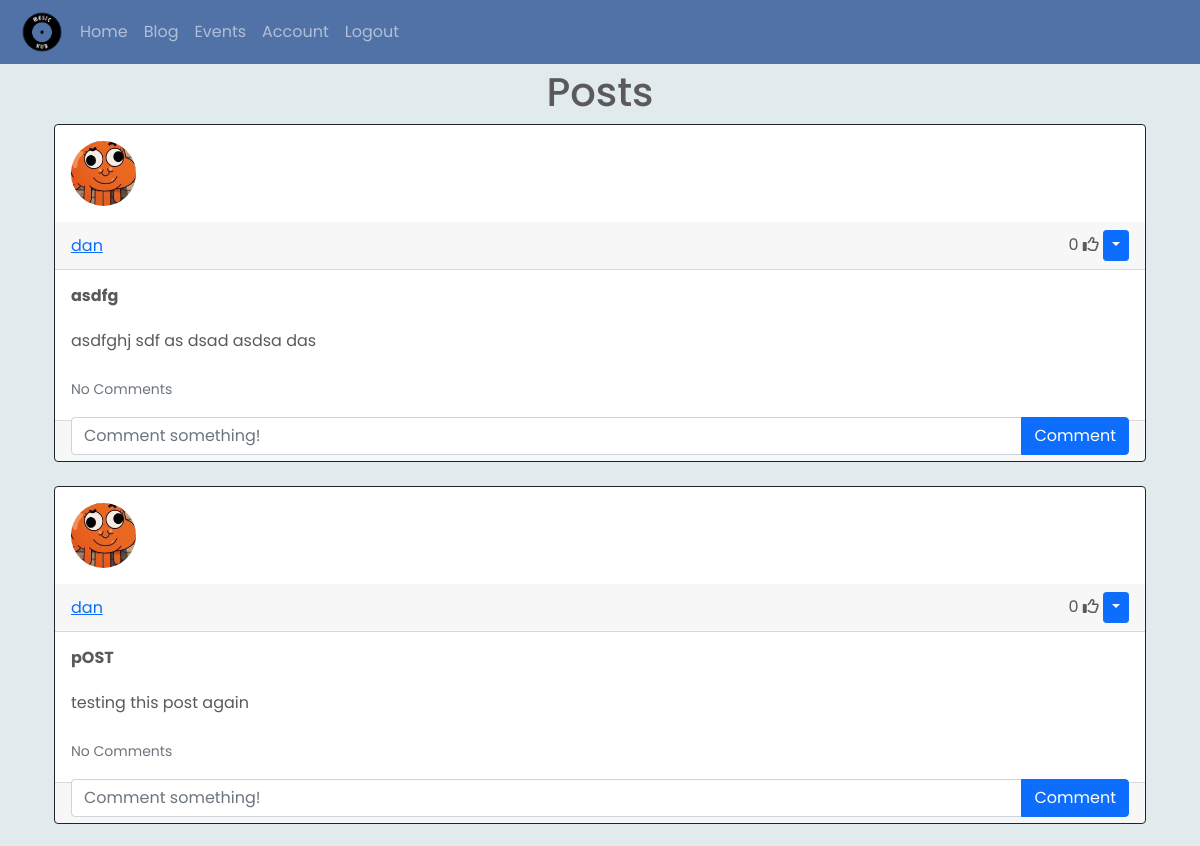
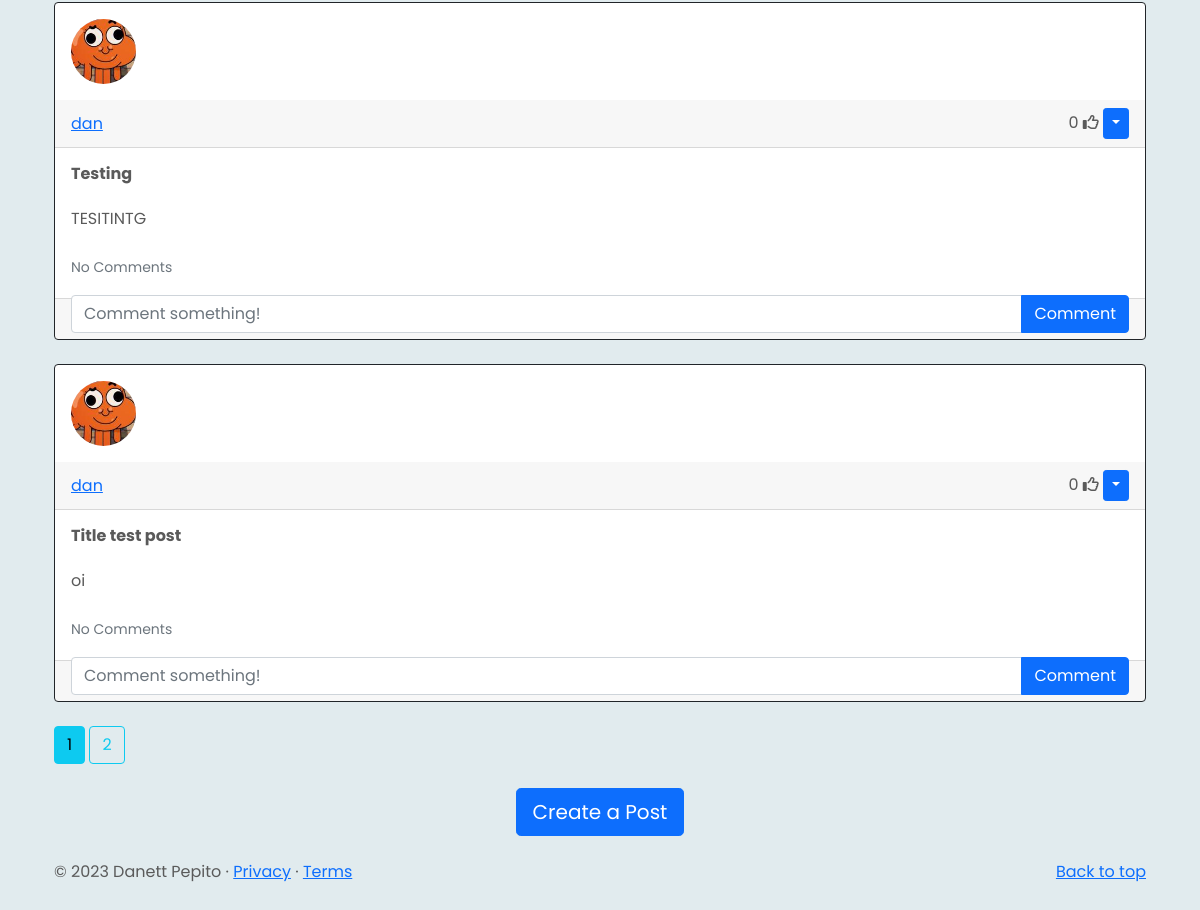
/blog (signed in), run on the app's committed database (2 pictures, top to bottom).
### website/models.py (models this page shows)
class Post(db.Model):
    id = db.Column(db.Integer, primary_key=True)
    title = db.Column(db.String(100), nullable=False)
    text = db.Column(db.Text, nullable=False)
    date_created = db.Column(db.DateTime(timezone=True), default=func.now())
    author = db.Column(db.Integer, db.ForeignKey(
        'user.id', ondelete="CASCADE"), nullable=False)  # Foreign key referencing the User who authored the post
    comments = db.relationship('Comment', backref='post', passive_deletes=True)
    likes = db.relationship('Like', backref='post', passive_deletes=True)

class User(db.Model, UserMixin):
    id = db.Column(db.Integer, primary_key=True)
    email = db.Column(db.String(150), unique=True)
    username = db.Column(db.String(150), unique=True)
    password = db.Column(db.String(150))
    image_file = db.Column(db.String(20), nullable=False, default='default.jpg')
    date_created = db.Column(db.DateTime(timezone=True), default=func.now())
    posts = db.relationship('Post', backref='user', passive_deletes=True)
    comments = db.relationship('Comment', backref='user', passive_deletes=True)
    likes = db.relationship('Like', backref='user', passive_deletes=True)

### website/views.py (the view)
@views.route("/blog")
@login_required
def blog():
    page = request.args.get('page', 1, type=int)
    posts = Post.query.order_by(Post.date_created.desc()).paginate(page=page, per_page=4)
    return render_template("blog.html", user=current_user, posts=posts)

### website/templates/blog.html
{% extends "posts_div.html" %} {% block title %}Blog{% endblock %}

### website/templates/posts_div.html (shortened to what this page needs)
{% extends "base.html" %} {% block title %}Home{% endblock %} {% block content
%}
<h1 align="center">{% block header %}Posts{% endblock %}</h1>
<div id="posts">
  {% for post in posts %}
  <div class="card border-dark">
    <img class="rounded-circle article-img" src="{{ url_for('static', filename='profile_pics/' + post.user.image_file) }}">
    <div class="card-header d-flex justify-content-between align-items-center">
      <a href="/posts/{{post.user.username}}">{{post.user.username}}</a>
      <div>
        <span id="likes-count-{{post.id}}">
        {{ post.likes|length }}</span>
        {% if user.id in post.likes|map(attribute="author")|list %}
        <i
          class="fas fa-thumbs-up"
          id="like-button-{{post.id}}"
          onclick="like({{post.id}})"
        ></i>
        {% else %}
        <i
          class="far fa-thumbs-up"
          id="like-button-{{post.id}}"
          onclick="like({{post.id}})"
        ></i>
        {% endif %} {% if user.id == post.author %}
        <div class="btn-group">
          <button
            type="button"
            class="btn btn-sm btn-primary dropdown-toggle"
            data-bs-toggle="dropdown"
          ></button>
      </div>
      {% endif %}
      </div>
    </div>
    <div class="card-body">
      <div class="card-text post-title">{{post.title}}</div>
      <br />
      <div class="card-text">{{post.text}}</div>
      <br />
      <p class="card-text">
        {% if post.comments|length > 0 %}
        <a data-bs-toggle="collapse" href="#comments-{{post.id}}" role="button">
          <small>View {{post.comments|length}} Comments</small>
        </a>
        {% else %}
        <small class="text-muted">No Comments</small>
        {% endif %}
      </p>
      <form
        class="input-group mb-3"
        method="POST"
        action="/create-comment/{{post.id}}"
      >
        <input
          type="text"
          id="text"
          name="text"
          class="form-control"
          placeholder="Comment something!"
        />
        <button type="submit" class="btn btn-primary">Comment</button>
      </form>
    </div>
    <div class="card-footer text-muted">{{post.date_created}}</div>
  </div>
  <br /> {% endfor %}
</div>
{% for page_num in posts.iter_pages(left_edge=1, right_edge=1, left_current=1, right_current=2) %}
{% if page_num %}
  {% if posts.page == page_num %}
    <a class="btn btn-info mb-4" href="{{ url_for('views.blog', page=page_num)}}">{{ page_num }}</a>
  {% else %}
    <a class="btn btn-outline-info mb-4" href="{{ url_for('views.blog', page=page_num)}}">{{ page_num }}</a>
  {% endif %}
{% else %}
  ...
{% endif %}
{% endfor %}
{% block footer %}
<div align="center">
  <a href="/create-post"
    ><button type="button" class="btn btn-primary btn-lg">
      Create a Post
    </button></a
  >
</div>
<br />
  {% endblock %} {% endblock %}

### website/templates/base.html (shortened to what this page needs)
<!DOCTYPE html>
<html lang="en">
  <head>
    <link
      href="https://cdn.jsdelivr.net/npm/bootstrap@5.0.2/dist/css/bootstrap.min.css"
      rel="stylesheet"
    />
      <link rel="stylesheet" type="text/css" href="{{ url_for('static', filename='styles.css') }}">
  </head>
  <body>
    <header>
      <nav class="navbar navbar-expand-md navbar-dark fixed-top bg-blue">
        <div class="container-fluid">
          <a class="navbar-logo" href="/home">
            <img id="navbar_logo" src="../static/assets/logo.png">
          </a>
          <div class="collapse navbar-collapse" id="navbarCollapse">
            <ul class="navbar-nav me-auto mb-2 mb-md-0">
              <li class="nav-item">
                <a class="nav-link" aria-current="page" href="/home">Home</a>
              </li>
              {% if user.is_authenticated %}
              <li class="nav-item">
                <a class="nav-link" aria-current="page" href="/blog">Blog</a>
              </li>
              <li class="nav-item">
                <a class="nav-link" aria-current="page" href="/events">Events</a>
              </li>
              <li class="nav-item">
                <a class="nav-link" href="/account">Account</a>
              </li>
              <li class="nav-item">
                <a class="nav-link" href="/logout">Logout</a>
              </li>
              {% endif %}
            </ul>
          </div>
        </div>
      </nav>
    </header>
    <div class="container mt-5">
    <div class="container mt-5">{% block content %}{% endblock %}</div>
    <div class="container">
      <div class="footer">
        <p class="float-end"><a href="#">Back to top</a></p>
        <p>&copy; 2023 Danett Pepito &middot; <a href="#">Privacy</a> &middot; <a href="#">Terms</a></p>
      </div>
  </body>
</html>

### website/static/styles.css (style rules this page uses)
html, body { color: #5a5a5a; font-family: 'Montserrat', sans-serif; font-family: 'Poppins', sans-serif; min-height: 100%; position: relative; background-color: #E1EBEE; padding-top: 10px; }
#navbar_logo { height: 60px; max-height: 5vw; }
.navbar { background-color: #5072A7; height: 4rem; margin-bottom: 5px; }
.nav-item { border-top: 4px solid transparent; border-bottom: 4px solid transparent; margin-left: auto; }
.navbar-nav { margin-right: auto; }
.article-img { height: 65px; width: 65px; margin: 16px; }
.post-title { font-weight: bold; line-height: 1.2; }
.footer { height: 50px; position: relative; bottom: 0; width: 100%; }
.card-body { height: 150px; }

### data on the page
Post: image_file (picture), user.username "dan", likes|length "0", title "asdfg", text "asdfghj sdf as dsad asdsa das"
Post: image_file (picture), user.username "dan", likes|length "0", title "pOST", text "testing this post again"
Post: image_file (picture), user.username "dan", likes|length "0", title "Testing", text "TESITINTG"
Post: image_file (picture), user.username "dan", likes|length "0", title "Title test post", text "oi"

### other printed values
{{ page_num }} "1"
{{ page_num }} "2"
